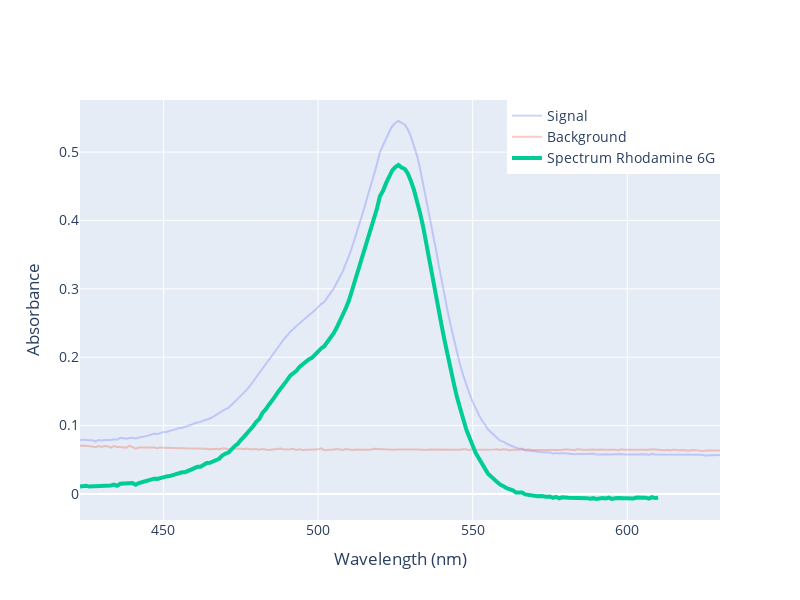

This figure's notebook cell:
### Code cell
fig = go.Figure()

# Add the measured absorbance spectrum
fig.add_trace(go.Scatter(
    x=ass_rodamina['λ'],
    y=ass_rodamina['A'],
    mode='lines',
    name='Signal',
    opacity=0.3
))

fig.add_trace(go.Scatter(
    x=fondo_acqua['λ'],
    y=fondo_acqua['A'],
    mode='lines',
    name='Background',
    opacity=0.3
))

fig.add_trace(go.Scatter(
    x=fondo_acqua['λ'],
    y=ass_rodamina['A'] - fondo_acqua['A'],
    mode='lines',
    name='Spectrum Rhodamine 6G',
    line=dict(width=4)  # Make the line thicker
))


# Update layout for the plot
fig.update_layout(
    # title='Absorbance Spectrum of Rodamine',
    xaxis_title='Wavelength (nm)',
    yaxis_title='Absorbance',
    legend=dict(x=1, y=1, xanchor='right', yanchor='top'),  # Position legend at the top right
    font=dict(size=14),
    height=600,
    width=800
)

fig.write_html(dir_path +r"\html\absorbance_spectrum.html")
fig.write_image(dir_path + r"\images\absorbance_spectrum.png")
fig.show()

### Figure 1 — Plotly figure (JSON) as saved in the notebook; plotly's stock layout.template omitted (floating-point values rounded to 4 significant figures; data arrays with more than 128 entries replaced by an {"elided": "..."} marker saying what was removed)
{"data": [{"mode": "lines", "name": "Signal", "opacity": 0.3, "type": "scatter", "x": {"elided": "208 float values"}, "y": {"elided": "208 float values"}}, {"mode": "lines", "name": "Background", "opacity": 0.3, "type": "scatter", "x": {"elided": "208 float values"}, "y": {"elided": "208 float values"}}, {"line": {"width": 4}, "mode": "lines", "name": "Spectrum Rhodamine 6G", "type": "scatter", "x": {"elided": "208 float values"}, "y": {"elided": "228 float values"}}], "layout": {"font": {"size": 14}, "height": 600, "legend": {"x": 1, "xanchor": "right", "y": 1, "yanchor": "top"}, "width": 800, "xaxis": {"title": {"text": "Wavelength (nm)"}}, "yaxis": {"title": {"text": "Absorbance"}}}}
